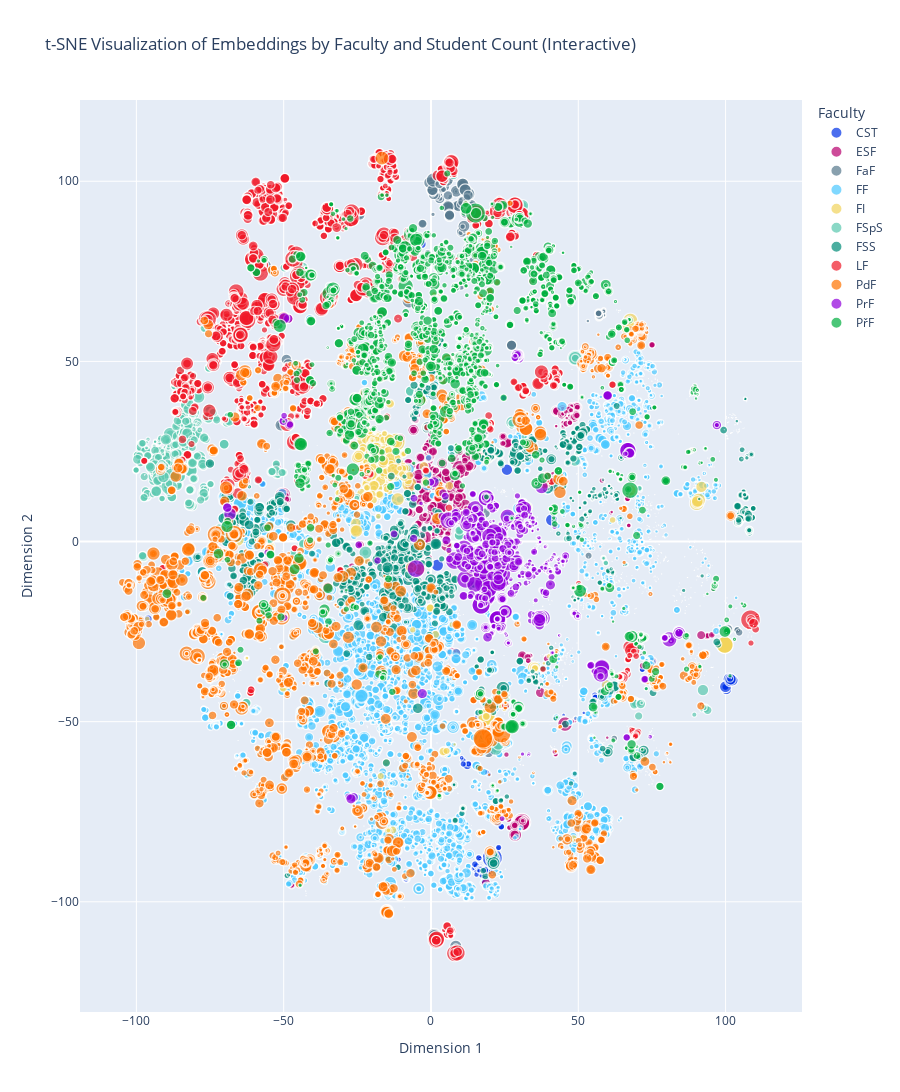

The notebook cell this image was saved under:
### Code cell
import plotly.express as px

student_count_log = [math.sqrt(min(int(item.STUDENTS_ENROLLED), 1000)) for item in data]

# Convert your data to a DataFrame (assuming X_tsne and faculties still exist in scope)
df = pd.DataFrame({
    'Dimension 1': X_tsne[:, 0],
    'Dimension 2': X_tsne[:, 1],
    'Faculty': faculties,
    'Codes': codes,
    'Names': names,
    'Student Count': student_count,
    'size': student_count_log,
})

# Convert your custom_colors dict into a form that Plotly can use
# (faculty name -> color code)
color_discrete_map = {
    faculty: color
    for faculty, color in custom_colors.items()
}

# Create an interactive scatter plot
fig = px.scatter(
    df,
    x='Dimension 1',
    y='Dimension 2',
    color='Faculty',
    size='size',
    color_discrete_map=color_discrete_map,
    title="t-SNE Visualization of Embeddings by Faculty and Student Count (Interactive)",
    height=1200,
    hover_data=['Codes', 'Names', "Student Count"]
)

fig.show()

### Figure 1 — Plotly figure (JSON) as saved in the notebook; plotly's stock layout.template omitted (floating-point values rounded to 4 significant figures; data arrays with more than 128 entries replaced by an {"elided": "..."} marker saying what was removed)
{"data": [{"customdata": {"elided": "180x3 mixed values"}, "hovertemplate": "Faculty=CST<br>Dimension 1=%{x}<br>Dimension 2=%{y}<br>size=%{marker.size}<br>Codes=%{customdata[0]}<br>Names=%{customdata[1]}<br>Student Count=%{customdata[2]}<extra></extra>", "legendgroup": "CST", "marker": {"color": "#0031e7", "size": {"elided": "180 float values"}, "sizemode": "area", "sizeref": 0.07906, "symbol": "circle"}, "mode": "markers", "name": "CST", "showlegend": true, "type": "scattergl", "x": {"elided": "180 float values"}, "xaxis": "x", "y": {"elided": "180 float values"}, "yaxis": "y"}, {"customdata": {"elided": "688x3 mixed values"}, "hovertemplate": "Faculty=ESF<br>Dimension 1=%{x}<br>Dimension 2=%{y}<br>size=%{marker.size}<br>Codes=%{customdata[0]}<br>Names=%{customdata[1]}<br>Student Count=%{customdata[2]}<extra></extra>", "legendgroup": "ESF", "marker": {"color": "#b9006e", "size": {"elided": "688 float values"}, "sizemode": "area", "sizeref": 0.07906, "symbol": "circle"}, "mode": "markers", "name": "ESF", "showlegend": true, "type": "scattergl", "x": {"elided": "688 float values"}, "xaxis": "x", "y": {"elided": "688 float values"}, "yaxis": "y"}, {"customdata": {"elided": "357x3 mixed values"}, "hovertemplate": "Faculty=FaF<br>Dimension 1=%{x}<br>Dimension 2=%{y}<br>size=%{marker.size}<br>Codes=%{customdata[0]}<br>Names=%{customdata[1]}<br>Student Count=%{customdata[2]}<extra></extra>", "legendgroup": "FaF", "marker": {"color": "#56788d", "size": {"elided": "357 float values"}, "sizemode": "area", "sizeref": 0.07906, "symbol": "circle"}, "mode": "markers", "name": "FaF", "showlegend": true, "type": "scattergl", "x": {"elided": "357 float values"}, "xaxis": "x", "y": {"elided": "357 float values"}, "yaxis": "y"}, {"customdata": {"elided": "6165x3 mixed values"}, "hovertemplate": "Faculty=FF<br>Dimension 1=%{x}<br>Dimension 2=%{y}<br>size=%{marker.size}<br>Codes=%{customdata[0]}<br>Names=%{customdata[1]}<br>Student Count=%{customdata[2]}<extra></extra>", "legendgroup": "FF", "marker": {"color": "#4bc8ff", "size": {"elided": "6165 float values"}, "sizemode": "area", "sizeref": 0.07906, "symbol": "circle"}, "mode": "markers", "name": "FF", "showlegend": true, "type": "scattergl", "x": {"elided": "6165 float values"}, "xaxis": "x", "y": {"elided": "6165 float values"}, "yaxis": "y"}, {"customdata": {"elided": "379x3 mixed values"}, "hovertemplate": "Faculty=FI<br>Dimension 1=%{x}<br>Dimension 2=%{y}<br>size=%{marker.size}<br>Codes=%{customdata[0]}<br>Names=%{customdata[1]}<br>Student Count=%{customdata[2]}<extra></extra>", "legendgroup": "FI", "marker": {"color": "#f2d45c", "size": {"elided": "379 float values"}, "sizemode": "area", "sizeref": 0.07906, "symbol": "circle"}, "mode": "markers", "name": "FI", "showlegend": true, "type": "scattergl", "x": {"elided": "379 float values"}, "xaxis": "x", "y": {"elided": "379 float values"}, "yaxis": "y"}, {"customdata": {"elided": "744x3 mixed values"}, "hovertemplate": "Faculty=FSpS<br>Dimension 1=%{x}<br>Dimension 2=%{y}<br>size=%{marker.size}<br>Codes=%{customdata[0]}<br>Names=%{customdata[1]}<br>Student Count=%{customdata[2]}<extra></extra>", "legendgroup": "FSpS", "marker": {"color": "#5ac8af", "size": {"elided": "744 float values"}, "sizemode": "area", "sizeref": 0.07906, "symbol": "circle"}, "mode": "markers", "name": "FSpS", "showlegend": true, "type": "scattergl", "x": {"elided": "744 float values"}, "xaxis": "x", "y": {"elided": "744 float values"}, "yaxis": "y"}, {"customdata": {"elided": "1678x3 mixed values"}, "hovertemplate": "Faculty=FSS<br>Dimension 1=%{x}<br>Dimension 2=%{y}<br>size=%{marker.size}<br>Codes=%{customdata[0]}<br>Names=%{customdata[1]}<br>Student Count=%{customdata[2]}<extra></extra>", "legendgroup": "FSS", "marker": {"color": "#008c78", "size": {"elided": "1678 float values"}, "sizemode": "area", "sizeref": 0.07906, "symbol": "circle"}, "mode": "markers", "name": "FSS", "showlegend": true, "type": "scattergl", "x": {"elided": "1678 float values"}, "xaxis": "x", "y": {"elided": "1678 float values"}, "yaxis": "y"}, {"customdata": {"elided": "2379x3 mixed values"}, "hovertemplate": "Faculty=LF<br>Dimension 1=%{x}<br>Dimension 2=%{y}<br>size=%{marker.size}<br>Codes=%{customdata[0]}<br>Names=%{customdata[1]}<br>Student Count=%{customdata[2]}<extra></extra>", "legendgroup": "LF", "marker": {"color": "#f01928", "size": {"elided": "2379 float values"}, "sizemode": "area", "sizeref": 0.07906, "symbol": "circle"}, "mode": "markers", "name": "LF", "showlegend": true, "type": "scattergl", "x": {"elided": "2379 float values"}, "xaxis": "x", "y": {"elided": "2379 float values"}, "yaxis": "y"}, {"customdata": {"elided": "4472x3 mixed values"}, "hovertemplate": "Faculty=PdF<br>Dimension 1=%{x}<br>Dimension 2=%{y}<br>size=%{marker.size}<br>Codes=%{customdata[0]}<br>Names=%{customdata[1]}<br>Student Count=%{customdata[2]}<extra></extra>", "legendgroup": "PdF", "marker": {"color": "#ff7300", "size": {"elided": "4472 float values"}, "sizemode": "area", "sizeref": 0.07906, "symbol": "circle"}, "mode": "markers", "name": "PdF", "showlegend": true, "type": "scattergl", "x": {"elided": "4472 float values"}, "xaxis": "x", "y": {"elided": "4472 float values"}, "yaxis": "y"}, {"customdata": {"elided": "1209x3 mixed values"}, "hovertemplate": "Faculty=PrF<br>Dimension 1=%{x}<br>Dimension 2=%{y}<br>size=%{marker.size}<br>Codes=%{customdata[0]}<br>Names=%{customdata[1]}<br>Student Count=%{customdata[2]}<extra></extra>", "legendgroup": "PrF", "marker": {"color": "#9100dc", "size": {"elided": "1209 float values"}, "sizemode": "area", "sizeref": 0.07906, "symbol": "circle"}, "mode": "markers", "name": "PrF", "showlegend": true, "type": "scattergl", "x": {"elided": "1209 float values"}, "xaxis": "x", "y": {"elided": "1209 float values"}, "yaxis": "y"}, {"customdata": {"elided": "2855x3 mixed values"}, "hovertemplate": "Faculty=PřF<br>Dimension 1=%{x}<br>Dimension 2=%{y}<br>size=%{marker.size}<br>Codes=%{customdata[0]}<br>Names=%{customdata[1]}<br>Student Count=%{customdata[2]}<extra></extra>", "legendgroup": "PřF", "marker": {"color": "#00af3f", "size": {"elided": "2855 float values"}, "sizemode": "area", "sizeref": 0.07906, "symbol": "circle"}, "mode": "markers", "name": "PřF", "showlegend": true, "type": "scattergl", "x": {"elided": "2855 float values"}, "xaxis": "x", "y": {"elided": "2855 float values"}, "yaxis": "y"}], "layout": {"height": 1200, "legend": {"itemsizing": "constant", "title": {"text": "Faculty"}, "tracegroupgap": 0}, "title": {"text": "t-SNE Visualization of Embeddings by Faculty and Student Count (Interactive)"}, "xaxis": {"anchor": "y", "domain": [0, 1], "title": {"text": "Dimension 1"}}, "yaxis": {"anchor": "x", "domain": [0, 1], "title": {"text": "Dimension 2"}}}}
